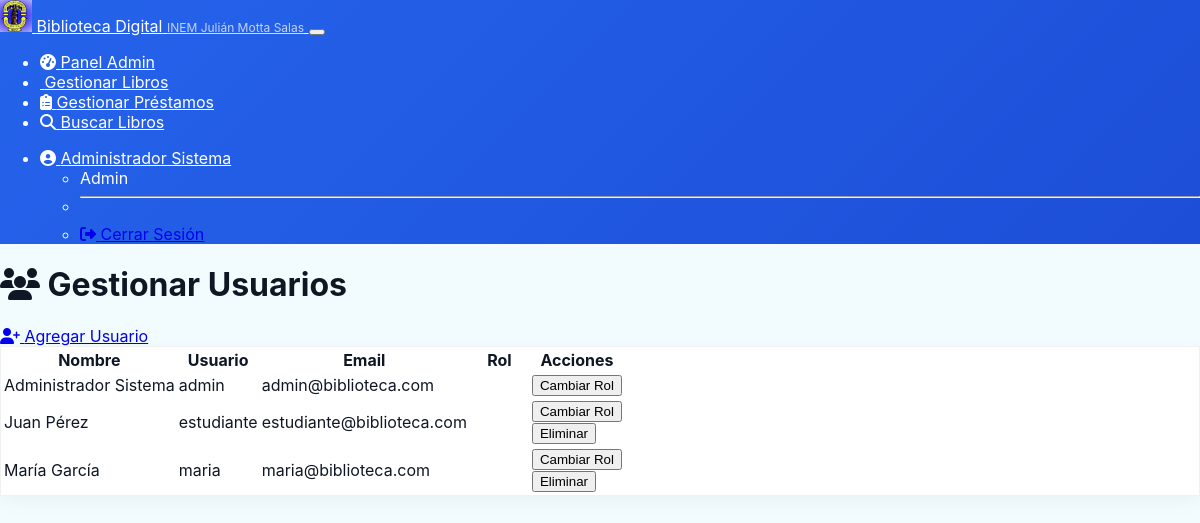
Page /admin/users (signed in) on the committed database.
### models.py (models this page shows, shortened)
class User(UserMixin, db.Model):
    __tablename__ = 'users'
    id = db.Column(db.Integer, primary_key=True)
    username = db.Column(db.String(80), unique=True, nullable=True)
    email = db.Column(db.String(120), unique=True, nullable=False)
    password_hash = db.Column(db.String(256), nullable=True)
    first_name = db.Column(db.String(100), nullable=True)
    last_name = db.Column(db.String(100), nullable=True)
    role = db.Column(db.String(20), default='student')
    active = db.Column(db.Boolean, default=True)
    created_at = db.Column(db.DateTime, default=datetime.utcnow)
    updated_at = db.Column(db.DateTime, default=datetime.utcnow, onupdate=datetime.utcnow)
    loans = db.relationship('Loan', backref='user', lazy=True)
    action_logs = db.relationship('ActionLog', backref='user', lazy=True)  # 👈 Nombre único
    @property
    def is_admin(self):
        return self.role == 'admin'
    @property
    def full_name(self):
        if self.first_name and self.last_name:
            return f"{self.first_name} {self.last_name}"
        return self.username

### routes.py (the view)
@app.route('/admin/users')
@require_admin
def manage_users():
    users = User.query.all()
    return render_template('manage_users.html', users=users)

### routes.py (called while the page is built)
@login_manager.user_loader
def load_user(user_id):
    return User.query.get(int(user_id))

def require_admin(f):
    @wraps(f)
    def decorated_function(*args, **kwargs):
        if not current_user.is_authenticated or not current_user.is_admin:
            flash('No tienes permisos de administrador.', 'error')
            return redirect(url_for('login'))
        return f(*args, **kwargs)
    return decorated_function

@app.before_request
def make_session_permanent():
    session.permanent = True

### templates/manage_users.html (shortened to what this page needs)
{% extends "base.html" %}
{% block content %}
<div class="row">
    <div class="col-12 mb-4">
        <h1><i class="fas fa-users"></i> Gestionar Usuarios</h1>
        <a href="{{ url_for('add_user') }}" class="btn btn-success mt-3">
    <i class="fas fa-user-plus"></i> Agregar Usuario
</a>
    </div>
</div>
<div class="card">
    <div class="card-body table-responsive">
        <table class="table table-striped">
            <thead>
                <tr>
                    <th>Nombre</th>
                    <th>Usuario</th>
                    <th>Email</th>
                    <th>Rol</th>
                    <th>Acciones</th>
                </tr>
            </thead>
            <tbody>
                {% for user in users %}
                <tr>
                    <td>{{ user.full_name }}</td>
                    <td>{{ user.username }}</td>
                    <td>{{ user.email }}</td>
                    <td>
                        <span class="badge {{ 'bg-primary' if user.role == 'admin' else 'bg-secondary' }}">
                        </span>
                    </td>
                    <td>
                        <form method="POST" action="{{ url_for('toggle_user_role', user_id=user.id) }}" class="d-inline">
                            <button type="submit" class="btn btn-sm btn-warning">
                                Cambiar Rol
                            </button>
                        </form>
                        {% if user.id != current_user.id %}
                        <form method="POST" action="{{ url_for('delete_user', user_id=user.id) }}" class="d-inline" onsubmit="return confirm('¿Eliminar usuario?');">
                            <button type="submit" class="btn btn-sm btn-danger">Eliminar</button>
                        </form>
                        {% endif %}
                    </td>
                </tr>
                {% endfor %}
            </tbody>
        </table>
    </div>
</div>
{% endblock %}

### templates/base.html (shortened to what this page needs)
<!DOCTYPE html>
<html lang="es" data-bs-theme="dark">
<head>
<link rel="stylesheet" href="https://cdnjs.cloudflare.com/ajax/libs/font-awesome/6.5.0/css/all.min.css">
<link href="https://unpkg.com/aos@2.3.1/dist/aos.css" rel="stylesheet">
    <link href="https://cdn.replit.com/agent/bootstrap-agent-dark-theme.min.css" rel="stylesheet">
    <link rel="stylesheet" href="https://cdnjs.cloudflare.com/ajax/libs/font-awesome/6.4.0/css/all.min.css">
    <link rel="stylesheet" href="{{ url_for('static', filename='css/style.css') }}">
<link href="https://cdn.jsdelivr.net/npm/select2@4.1.0-rc.0/dist/css/select2.min.css" rel="stylesheet" />
</head>
<body class="{% if request.path.startswith('/admin') %}admin-page{% elif request.path.startswith('/student') %}student-page{% endif %}">
    {% if current_user.is_authenticated %}
    <nav class="navbar navbar-expand-lg navbar-dark bg-primary">
        <div class="container">
            <a class="navbar-brand d-flex align-items-center" href="{{ url_for('index') }}">
                <img src="../static/images/logo.png"
                     alt="INEM Logo" class="me-2" style="width: 32px; height: 32px;">
                <span class="d-flex flex-column">
                    <span style="font-size: 1rem; line-height: 1;">Biblioteca Digital</span>
                    <small style="font-size: 0.75rem; opacity: 0.8;">INEM Julián Motta Salas</small>
                </span>
            </a>
            <button class="navbar-toggler" type="button" data-bs-toggle="collapse" data-bs-target="#navbarNav">
            </button>
            <div class="collapse navbar-collapse" id="navbarNav">
                <ul class="navbar-nav me-auto">
                    {% if current_user.is_admin %}
                        <li class="nav-item">
                            <a class="nav-link" href="{{ url_for('admin_dashboard') }}">
                                <i class="fas fa-tachometer-alt"></i> Panel Admin
                            </a>
                        </li>
                        <li class="nav-item">
                            <a class="nav-link" href="{{ url_for('manage_books') }}">
                                 Gestionar Libros
                            </a>
                        </li>
                        <li class="nav-item">
                            <a class="nav-link" href="{{ url_for('manage_loans') }}">
                                <i class="fas fa-clipboard-list"></i> Gestionar Préstamos
                            </a>
                        </li>
                    {% endif %}
                    <li class="nav-item">
                        <a class="nav-link" href="{{ url_for('book_search') }}">
                            <i class="fas fa-search"></i> Buscar Libros
                        </a>
                    </li>
                </ul>
                <ul class="navbar-nav">
                    <li class="nav-item dropdown">
                        <a class="nav-link dropdown-toggle" href="#" role="button" data-bs-toggle="dropdown">
                            {% if current_user.profile_image_url %}
                                <img src="{{ current_user.profile_image_url }}" alt="Profile" class="rounded-circle me-1" style="width: 24px; height: 24px; object-fit: cover;">
                            {% else %}
                                <i class="fas fa-user-circle"></i>
                            {% endif %}
                            {{ current_user.full_name }}
                        </a>
                        <ul class="dropdown-menu">
                            <li><span class="dropdown-item-text">{{ current_user.role.title() }}</span></li>
                            <li><hr class="dropdown-divider"></li>
                            <li><a class="dropdown-item" href="{{ url_for('logout') }}">
                                <i class="fas fa-sign-out-alt"></i> Cerrar Sesión
                            </a></li>
                        </ul>
                    </li>
                </ul>
            </div>
        </div>
    </nav>
    {% endif %}
    <main class="{% if current_user.is_authenticated %}container mt-4{% endif %}">
        {% block content %}{% endblock %}
    </main>
</body>
</html>

### static/css/style.css (style rules this page uses)
:root { --home-bg: #f2fcfe; --home-hero-start: #6b46ff; --home-hero-end: #7c5cff; --home-navbar-text: #ffffff; --home-card-bg: #ffffff; --home-text: #0f1724; --home-muted: #6b7280; --library-primary: #2563eb; --library-secondary: #059669; --library-accent: #0891b2; --library-warning: #d97706; --library-success: #16a34a; --library-danger: #dc2626; }
html, body { height:100%; margin:0; font-family: "Inter", system-ui, -apple-system, "Segoe UI", Roboto, "Helvetica Neue", Arial; -webkit-font-smoothing:antialiased; -moz-osx-font-smoothing:grayscale; }
body { background-color: var(--bs-body-bg, #0b1220); color: var(--bs-body-color, #cbd5e1); }
body.admin-page, body.student-page { background-color: var(--home-bg) !important; color: var(--home-text) !important; }
body.admin-page .navbar, body.student-page .navbar { background: linear-gradient(135deg, #2563eb, #1d4ed8) !important; background-color: #2563eb !important; color: #ffffff !important; box-shadow: none; }
body.admin-page .navbar .nav-link, body.student-page .navbar .nav-link, body.admin-page .navbar-brand, body.student-page .navbar-brand { color: #ffffff !important; }
body.admin-page .navbar .nav-link, body.student-page .navbar .nav-link, body.admin-page .navbar-brand, body.student-page .navbar-brand { color: var(--home-navbar-text) !important; }
body.admin-page .navbar-brand small, body.student-page .navbar-brand small { opacity: 0.95; color: rgba(255,255,255,0.9) !important; }
body.admin-page .card, body.student-page .card { background-color: var(--home-card-bg) !important; color: var(--home-text) !important; border: 1px solid rgba(15,23,36,0.06); box-shadow: 0 6px 18px rgba(15,23,36,0.04); }
body.admin-page p, body.admin-page .card-text, body.admin-page .table, body.student-page p, body.student-page .card-text, body.student-page .table { color: var(--home-text); }
body.admin-page .badge, body.student-page .badge { color: #fff; }
:root { --bs-gray-800: #111827; }

### rows in the picture
User: full_name "Administrador Sistema", role "Admin", username "admin", email "admin@biblioteca.com"
User: full_name "Juan Pérez", username "estudiante", email "estudiante@biblioteca.com"
User: full_name "María García", username "maria", email "maria@biblioteca.com"
